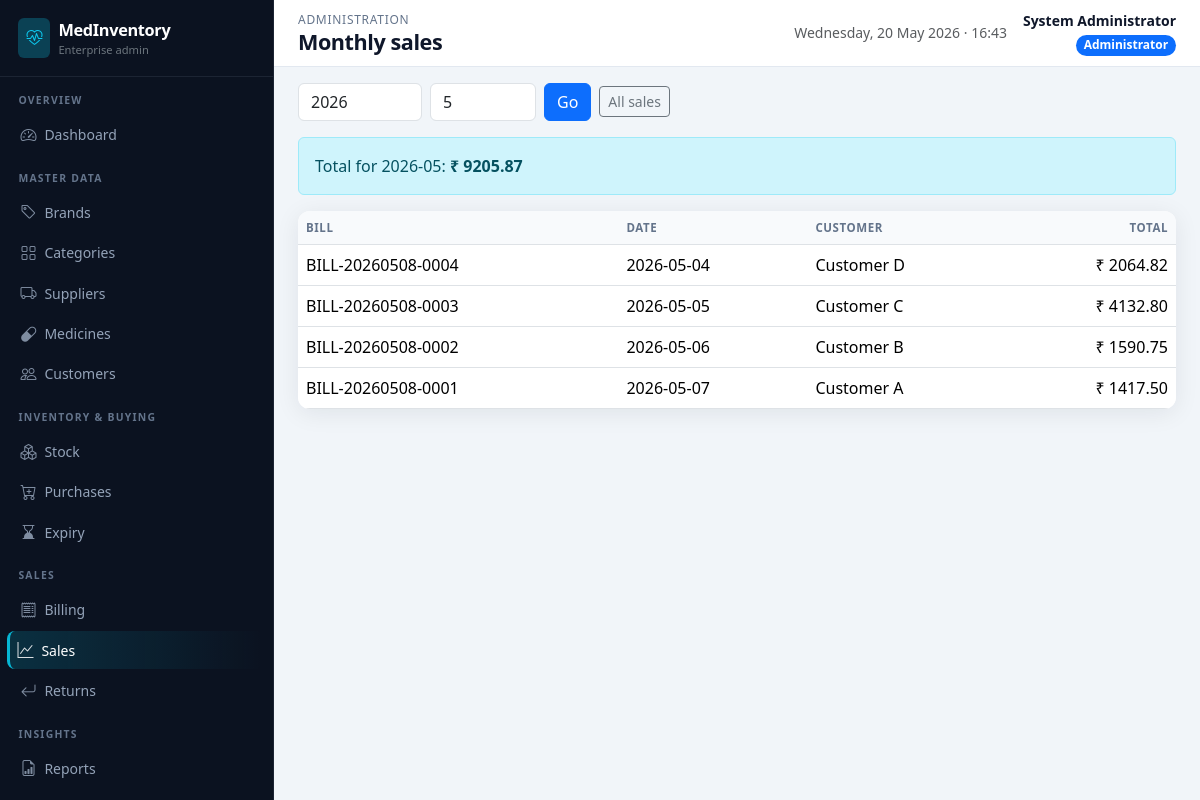
The app's page /admin/sales/monthly (signed in) with its own data.
### app/models.py (models this page shows, shortened)
class User(UserMixin, db.Model):
    __tablename__ = "users"
    id = db.Column(db.Integer, primary_key=True)
    username = db.Column(db.String(80), unique=True, nullable=False, index=True)
    password_hash = db.Column(db.String(256), nullable=False)
    full_name = db.Column(db.String(120), nullable=False)
    email = db.Column(db.String(120))
    phone = db.Column(db.String(32))
    role = db.Column(db.String(20), nullable=False, default="staff")  # admin | staff
    is_active = db.Column(db.Boolean, default=True)
    created_at = db.Column(db.DateTime, default=datetime.utcnow)
    bills = db.relationship("Bill", backref="staff", lazy="dynamic")
    returns = db.relationship("MedicineReturn", backref="staff", lazy="dynamic")

class Bill(db.Model):
    __tablename__ = "bills"
    id = db.Column(db.Integer, primary_key=True)
    bill_number = db.Column(db.String(40), unique=True, nullable=False, index=True)
    customer_id = db.Column(db.Integer, db.ForeignKey("customers.id"), nullable=False)
    staff_id = db.Column(db.Integer, db.ForeignKey("users.id"), nullable=False)
    created_at = db.Column(db.DateTime, default=datetime.utcnow, index=True)
    discount_percent = db.Column(db.Numeric(5, 2), default=Decimal("0"))
    tax_percent = db.Column(db.Numeric(5, 2), default=Decimal("0"))
    subtotal = db.Column(db.Numeric(14, 2), default=Decimal("0"))
    discount_amount = db.Column(db.Numeric(14, 2), default=Decimal("0"))
    tax_amount = db.Column(db.Numeric(14, 2), default=Decimal("0"))
    grand_total = db.Column(db.Numeric(14, 2), default=Decimal("0"))
    notes = db.Column(db.Text)
    items = db.relationship("BillItem", backref="bill", lazy="dynamic", cascade="all, delete-orphan")
    returns = db.relationship("MedicineReturn", backref="bill", lazy="dynamic")

class Customer(db.Model):
    __tablename__ = "customers"
    id = db.Column(db.Integer, primary_key=True)
    name = db.Column(db.String(120), nullable=False, index=True)
    contact_number = db.Column(db.String(32))
    email = db.Column(db.String(120))
    address = db.Column(db.Text)
    created_at = db.Column(db.DateTime, default=datetime.utcnow)
    bills = db.relationship("Bill", backref="customer", lazy="dynamic")

### app/admin_routes.py (the view)
@admin_bp.route("/sales/monthly")
@login_required
@admin_required
def sales_monthly():
    y = request.args.get("year", type=int) or date.today().year
    m = request.args.get("month", type=int) or date.today().month
    _, last = monthrange(y, m)
    start = date(y, m, 1)
    end = date(y, m, last)
    start_dt = datetime.combine(start, datetime.min.time())
    end_dt = datetime.combine(end, datetime.max.time())
    total = (
        db.session.query(func.coalesce(func.sum(Bill.grand_total), 0))
        .filter(Bill.created_at >= start_dt, Bill.created_at <= end_dt)
        .scalar()
    )
    bills = Bill.query.filter(Bill.created_at >= start_dt, Bill.created_at <= end_dt).all()
    return render_template(
        "admin/sales_monthly.html", total=total or 0, bills=bills, year=y, month=m
    )

### app/utils.py (called while the page is built)
def admin_required(view):
    @wraps(view)
    def wrapped(*args, **kwargs):
        if not current_user.is_authenticated:
            flash("Please log in to continue.", "warning")
            return redirect(url_for("main.login", next=request.url))
        if current_user.role != "admin":
            flash("You do not have permission to access that page.", "danger")
            return redirect(url_for("staff.dashboard"))
        return view(*args, **kwargs)
    return wrapped

### app/templates/admin/sales_monthly.html
{% extends "admin/layout.html" %}
{% block page_title %}Monthly sales{% endblock %}
{% block content %}
<form class="row g-2 mb-3" method="get">
  <div class="col-auto"><input class="form-control" type="number" name="year" value="{{ year }}" min="2000" max="2100"></div>
  <div class="col-auto"><input class="form-control" type="number" name="month" value="{{ month }}" min="1" max="12"></div>
  <div class="col-auto"><button class="btn btn-primary" type="submit">Go</button></div>
  <div class="col-auto align-self-center"><a href="{{ url_for('admin.sales') }}" class="btn btn-outline-secondary btn-sm">All sales</a></div>
</form>
<div class="alert alert-info">Total for {{ year }}-{{ '%02d'|format(month) }}: <strong>₹ {{ '%.2f'|format(total|float) }}</strong></div>
<div class="card card-soft table-responsive">
  <table class="table mb-0"><thead><tr><th>Bill</th><th>Date</th><th>Customer</th><th class="text-end">Total</th></tr></thead>
  <tbody>
    {% for b in bills %}<tr><td>{{ b.bill_number }}</td><td>{{ b.created_at.strftime('%Y-%m-%d') }}</td><td>{{ b.customer.name }}</td><td class="text-end">₹ {{ '%.2f'|format(b.grand_total|float) }}</td></tr>
    {% else %}<tr><td colspan="4" class="text-muted">No bills.</td></tr>{% endfor %}
  </tbody></table>
</div>
{% endblock %}

### app/templates/admin/layout.html (shortened to what this page needs)
{% extends "base.html" %}
{% block body %}
<div class="admin-shell d-flex">
  <aside class="sidebar-admin no-print d-none d-lg-block">
    <div class="brand-block">
      <div class="d-flex align-items-center gap-2 text-white">
        <span class="rounded-2 bg-info bg-opacity-25 d-flex p-2"><i class="bi bi-heart-pulse text-info"></i></span>
        <div>
          <div class="product-name fw-bold">MedInventory</div>
          <div class="small text-secondary" style="font-size:0.7rem;">Enterprise admin</div>
        </div>
      </div>
    </div>
    <nav class="nav flex-column pb-4">
      <div class="nav-section-label">Overview</div>
      <a class="nav-link {% if request.endpoint == 'admin.dashboard' %}active{% endif %}" href="{{ url_for('admin.dashboard') }}"><i class="bi bi-speedometer2"></i> Dashboard</a>
      <div class="nav-section-label">Master data</div>
      <a class="nav-link {% if request.endpoint in ['admin.brands','admin.brand_detail','admin.brand_new','admin.brand_edit'] %}active{% endif %}" href="{{ url_for('admin.brands') }}"><i class="bi bi-tag"></i> Brands</a>
      <a class="nav-link " href="{{ url_for('admin.categories') }}"><i class="bi bi-grid"></i> Categories</a>
      <a class="nav-link {% if request.endpoint in ['admin.suppliers','admin.supplier_detail','admin.supplier_new','admin.supplier_edit'] %}active{% endif %}" href="{{ url_for('admin.suppliers') }}"><i class="bi bi-truck"></i> Suppliers</a>
      <a class="nav-link " href="{{ url_for('admin.medicines') }}"><i class="bi bi-capsule"></i> Medicines</a>
      <a class="nav-link " href="{{ url_for('admin.customers') }}"><i class="bi bi-people"></i> Customers</a>
      <div class="nav-section-label">Inventory &amp; buying</div>
      <a class="nav-link {% if 'stock' in (request.endpoint or '') %}active{% endif %}" href="{{ url_for('admin.stock_index') }}"><i class="bi bi-boxes"></i> Stock</a>
      <a class="nav-link " href="{{ url_for('admin.purchases') }}"><i class="bi bi-cart-plus"></i> Purchases</a>
      <a class="nav-link {% if request.endpoint == 'admin.expiry_index' %}active{% endif %}" href="{{ url_for('admin.expiry_index') }}"><i class="bi bi-hourglass-bottom"></i> Expiry</a>
      <div class="nav-section-label">Sales</div>
      <a class="nav-link {% if 'billing' in (request.endpoint or '') %}active{% endif %}" href="{{ url_for('admin.billing_list') }}"><i class="bi bi-receipt"></i> Billing</a>
      <a class="nav-link {% if request.endpoint in ['admin.sales','admin.sales_medicine_wise','admin.sales_daily','admin.sales_monthly'] %}active{% endif %}" href="{{ url_for('admin.sales') }}"><i class="bi bi-graph-up"></i> Sales</a>
      <a class="nav-link {% if 'returns' in (request.endpoint or '') %}active{% endif %}" href="{{ url_for('admin.returns_list') }}"><i class="bi bi-arrow-return-left"></i> Returns</a>
      <div class="nav-section-label">Insights</div>
      <a class="nav-link" href="{{ url_for('admin.reports', name='stock') }}"><i class="bi bi-file-earmark-bar-graph"></i> Reports</a>
      <a class="nav-link {% if request.endpoint == 'admin.analytics' %}active{% endif %}" href="{{ url_for('admin.analytics') }}"> Analytics</a>
    </nav>
  </aside>
  <div class="main-with-sidebar flex-grow-1">
    <header class="topbar d-flex flex-wrap justify-content-between align-items-center gap-2 no-print">
      <div class="d-flex align-items-center gap-2">
        <div>
          <div class="admin-breadcrumb">{% block breadcrumb %}Administration{% endblock %}</div>
          <h1 class="admin-page-title mb-0">{% block page_title %}Console{% endblock %}</h1>
        </div>
      </div>
      <div class="d-flex align-items-center gap-3 text-end">
        <div class="d-none d-md-block small text-muted">{{ moment or '' }}</div>
        <div>
          <div class="fw-semibold small">{{ current_user.full_name }}</div>
          <span class="badge text-bg-primary rounded-pill">Administrator</span>
        </div>
      </div>
    </header>
    <main class="p-4 pt-3">
      {% block content %}{% endblock %}
    </main>
  </div>
</div>
{% endblock %}

### app/static/css/app.css (style rules this page uses)
:root { --mi-primary: #0d6efd; --mi-sidebar: #0b1220; --mi-sidebar-border: rgba(148, 163, 184, 0.12); --mi-sidebar-hover: #151f32; --mi-accent: #06b6d4; --mi-card-shadow: 0 4px 24px rgba(15, 23, 42, 0.08); --mi-topbar-h: 64px; }
body { font-family: "Segoe UI", system-ui, -apple-system, Roboto, "Helvetica Neue", sans-serif; background: #f1f5f9; color: #0f172a; }
.card-soft { border: none; box-shadow: var(--mi-card-shadow); border-radius: 12px; background: #fff; }
.sidebar-admin { min-height: 100vh; background: var(--mi-sidebar); color: #e2e8f0; width: 274px; position: fixed; left: 0; top: 0; z-index: 1040; padding: 0; overflow-y: auto; border-right: 1px solid var(--mi-sidebar-border); }
.sidebar-admin .brand-block { padding: 1.1rem 1.15rem; border-bottom: 1px solid var(--mi-sidebar-border); }
.sidebar-admin .brand-block .product-name { font-size: 1.02rem; letter-spacing: -0.02em; }
.sidebar-admin .nav-section-label { font-size: 0.65rem; text-transform: uppercase; letter-spacing: 0.12em; color: #64748b; padding: 1rem 1.15rem 0.35rem; font-weight: 600; }
.sidebar-admin a.nav-link { color: #94a3b8; border-radius: 8px; margin: 1px 10px; padding: 0.45rem 0.65rem; font-size: 0.875rem; display: flex; align-items: center; gap: 0.5rem; }
.sidebar-admin a.nav-link i { font-size: 1rem; opacity: 0.85; }
.sidebar-admin a.nav-link.active { background: linear-gradient(90deg, rgba(6, 182, 212, 0.18), transparent); color: #fff; border-left: 3px solid var(--mi-accent); margin-left: 7px; padding-left: calc(0.65rem - 3px); }
.main-with-sidebar { margin-left: 274px; min-height: 100vh; }
.admin-shell { min-height: 100vh; }
.topbar { background: #fff; border-bottom: 1px solid #e2e8f0; min-height: var(--mi-topbar-h); padding: 0.65rem 1.5rem; position: sticky; top: 0; z-index: 1020; }
.admin-page-title { font-size: 1.35rem; font-weight: 700; letter-spacing: -0.02em; color: #0f172a; }
.admin-breadcrumb { font-size: 0.75rem; color: #64748b; text-transform: uppercase; letter-spacing: 0.06em; }
.table thead th { font-size: 0.72rem; text-transform: uppercase; letter-spacing: 0.05em; color: #64748b; font-weight: 600; border-bottom-width: 1px; background: #f8fafc; white-space: nowrap; }
.table tbody td { vertical-align: middle; }

### records on screen
User: full_name "System Administrator"
Bill: bill_number "BILL-20260508-0004", created_at "2026-05-04", customer.name "Customer D", grand_total "2064.82"
Bill: bill_number "BILL-20260508-0003", created_at "2026-05-05", customer.name "Customer C", grand_total "4132.80"
Bill: bill_number "BILL-20260508-0002", created_at "2026-05-06", customer.name "Customer B", grand_total "1590.75"
Bill: bill_number "BILL-20260508-0001", created_at "2026-05-07", customer.name "Customer A", grand_total "1417.50"

### other values on screen
{{ year }} "2026"
{{ '%02d'|format(month) }} "05"
{{ '%.2f'|format(total|float) }} "9205.87"
